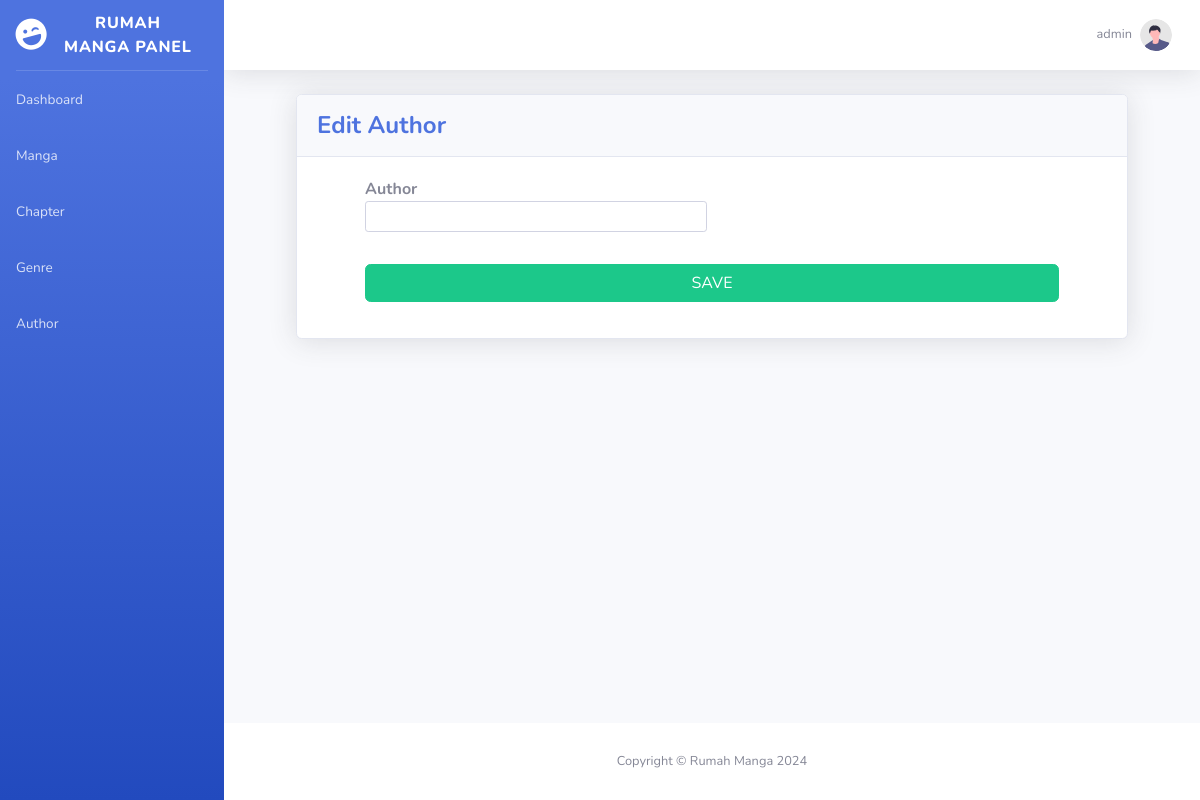
Before: /upsert_author.php?q=8bc0ac0c-224c-11ef-b4f0-220b742ac1dc (signed in) with the older database file.
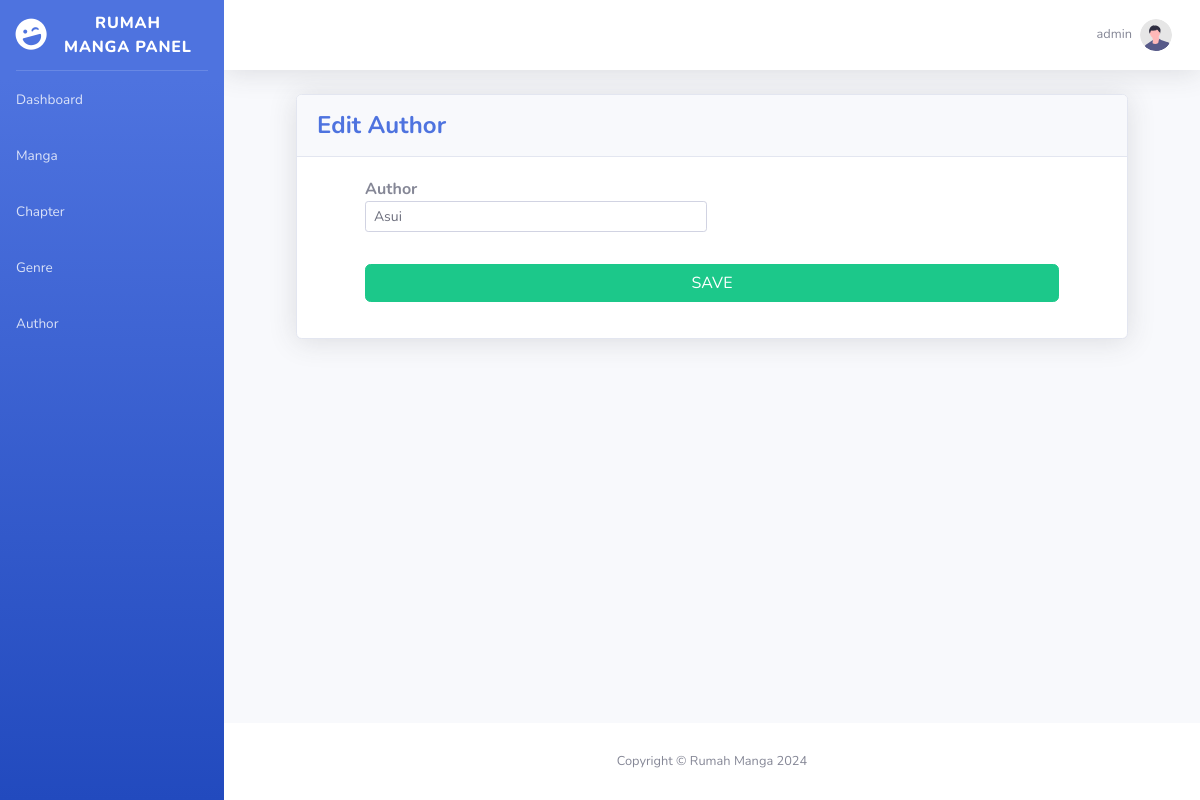
After: the same page with the newer database file.
### tables this page shows
CREATE TABLE "authors" (
	"id"	INTEGER NOT NULL,
	"secure_id"	TEXT NOT NULL,
	"name"	TEXT NOT NULL,
	PRIMARY KEY("id" AUTOINCREMENT)
);

### api/detail_author.php (called while the page is built, shortened)
<?php
include('config/db.php');
if ($_SERVER["REQUEST_METHOD"] == "GET") {
    if (isset($secure_id)) {
        try{
            $sql = "SELECT * FROM authors WHERE secure_id = :secure_id";
            $stmt = $db->prepare($sql);
            $stmt->bindParam(':secure_id', $secure_id, PDO::PARAM_STR);
            $stmt->execute();
            $author = $stmt->fetch(PDO::FETCH_ASSOC);
        } catch(Exception $e){
            echo "Connection failed: " . $e->getMessage();
        }
    }
}

### upsert_author.php (the view, shortened to what this page needs)
<?php
include('layout/header.php');
if ($_SERVER["REQUEST_METHOD"] == "GET") :
    $title = "Create";
    if (isset($_GET['q'])) {
        $title = "Edit";
        $secure_id = $_GET['q'];
    }
    require 'api/detail_author.php';
?>
<body id="page-top">
    <?php
     include 'layout/sidebar.php'
    ?>
    <div id="content-wrapper" class="d-flex flex-column">
    <div id="content">
        <?php include 'layout/top_bar.php'?>
        <div class="container-fluid">
            <div class="card shadow mb-4 mx-5">
                <div class="card-header py-3">
                    <h4 class="m-0 font-weight-bold text-primary"><?php echo $title?> Author</h4>
                </div>
                <div class="card-body">
                    <form class="px-5 form-upsert" action="api/upsert_author.php" method="post" enctype="multipart/form-data">
                        <div class="form-row">
                            <div class="form-group col-6">
                                Author
                                <input required type="text" class="form-control form-control-sm" name="name" value="<?php if(isset($author['name'])){echo $author['name'];}?>">
                            </div>
                        </div>
                        <div class="form-row mt-3">
                            <div class="form-group col-12">
                                <input type="submit" class="btn btn-success w-100" value="SAVE">
                            </div>
                        </div>
                    </form>
                </div>
            </div>
        </div>
    </div>
    <?php include 'layout/footer.php'?>
    </div>
</body>
</html>
<?php endif;?>

Changed rows visible on the page:
added authors: name "Asui"
